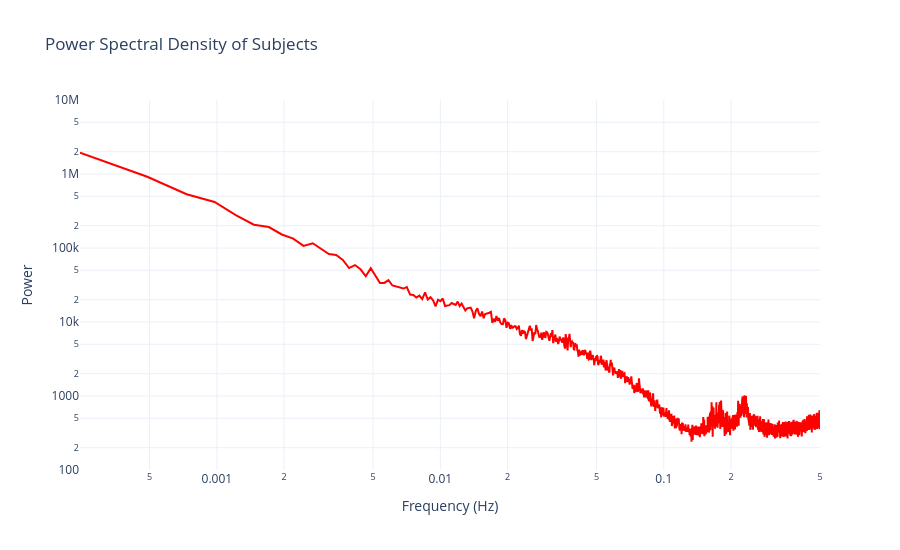

Notebook code cell kept with this figure:
### Code cell
import plotly.graph_objects as go

# Note: Slice out index 0 if freqs starts at 0, since log(0) is undefined
freqs = np.linspace(0, 0.5, 2049)  # Assuming the frequency range is from 0 to 0.5 Hz
x_data = freqs[1:] if freqs[0] == 0 else freqs
y_data = mean_spectrum[1:] if freqs[0] == 0 else mean_spectrum

fig = go.Figure()

fig.add_trace(go.Scatter(
    x=x_data,
    y=y_data,
    mode='lines',
    name='Mean Spectrum',
    line=dict(color='red', width=2),
    hovertemplate='<b>Freq:</b> %{x:.4e} Hz<br><b>Power:</b> %{y:.2e}<extra></extra>'
))

fig.update_layout(
    title='Power Spectral Density of Subjects',
    xaxis=dict(
        title='Frequency (Hz)',
        type='log'
    ),
    yaxis=dict(
        title='Power',
        type='log',
        range=[2, 7]  # Plotly log scales use exponents: 10^2 to 10^7
    ),
    template='plotly_white',
    hovermode='closest',
    width=900,
    height=550
)

fig.show()

### Figure 1 — Plotly figure (JSON) as saved in the notebook; plotly's stock layout.template omitted (floating-point values rounded to 4 significant figures; data arrays with more than 128 entries replaced by an {"elided": "..."} marker saying what was removed)
{"data": [{"hovertemplate": "<b>Freq:</b> %{x:.4e} Hz<br><b>Power:</b> %{y:.2e}<extra></extra>", "line": {"color": "red", "width": 2}, "mode": "lines", "name": "Mean Spectrum", "type": "scatter", "x": {"elided": "2048 float values"}, "y": {"elided": "2048 float values"}}], "layout": {"height": 550, "hovermode": "closest", "title": {"text": "Power Spectral Density of Subjects"}, "width": 900, "xaxis": {"title": {"text": "Frequency (Hz)"}, "type": "log"}, "yaxis": {"range": [2, 7], "title": {"text": "Power"}, "type": "log"}}}
